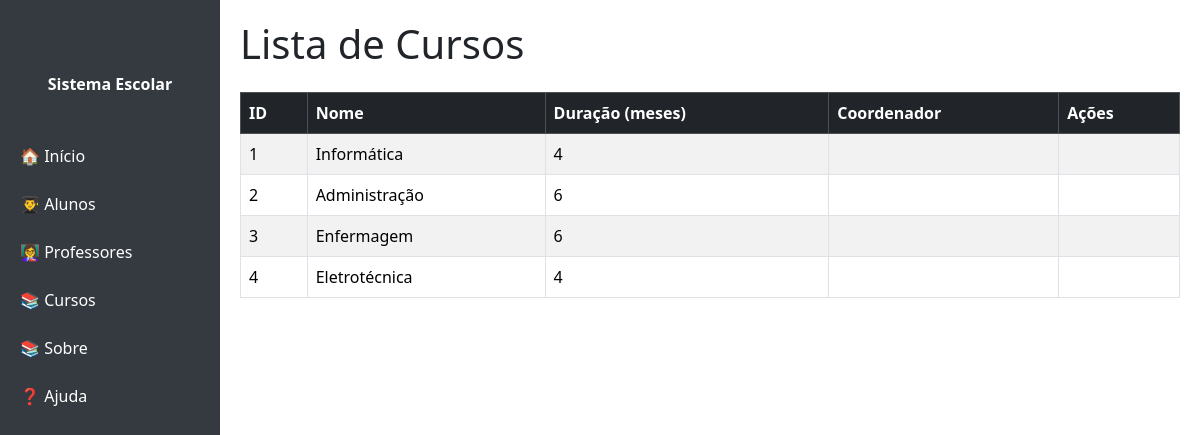
Screenshot of /curso with the database file from the repository.
### tables this page shows
CREATE TABLE "curso" (
	"id"	INTEGER,
	"nome_curso"	TEXT NOT NULL,
	"duracao"	INTEGER,
	PRIMARY KEY("id" AUTOINCREMENT)
);

### app.py (the view)
@app.route('/curso')
def listar_curso():
    dao = CursoDAO()
    lista = dao.listar()
    return render_template('curso/lista.html', lista_cursos=lista)

### dao/curso_dao.py (called while the page is built)
    def listar(self):
        conn = get_connection()
        cursor = conn.cursor()
        cursor.execute(self.sqlSelect)
        lista = cursor.fetchall()
        conn.close()
        return lista

### dao/db_config.py (called while the page is built)
def get_connection():
    return sqlite3.connect(DB_PATH)

### templates/curso/lista.html
{% include 'cabecalho.html' %}
{% include 'menu.html' %}
<h1 class="mb-4">Lista de Cursos</h1>
    <table class="table table-bordered table-striped">
        <thead class="table-dark">
        <tr>
            <th>ID</th>
            <th>Nome</th>
            <th>Duração (meses)</th>
            <th>Coordenador</th>
            <th>Ações</th>
        </tr>
    </thead>
    <tbody>
        {% for item in lista_cursos %}
        <tr>
            <td>{{ item[0] }}</td>
            <td>{{ item[1] }}</td>
            <td>{{ item[2] }}</td>
            <td>{{ item[3] }}</td>
            <td>
            </td>
        </tr>
        {% endfor %}
    </tbody>
    </table>
{% include 'rodape.html' %}

### templates/cabecalho.html (style rules this page uses)
body { min-height: 100vh; }

### rows the page displays
curso: id "1", nome_curso "Informática", duracao "4"
curso: id "2", nome_curso "Administração", duracao "6"
curso: id "3", nome_curso "Enfermagem", duracao "6"
curso: id "4", nome_curso "Eletrotécnica", duracao "4"
